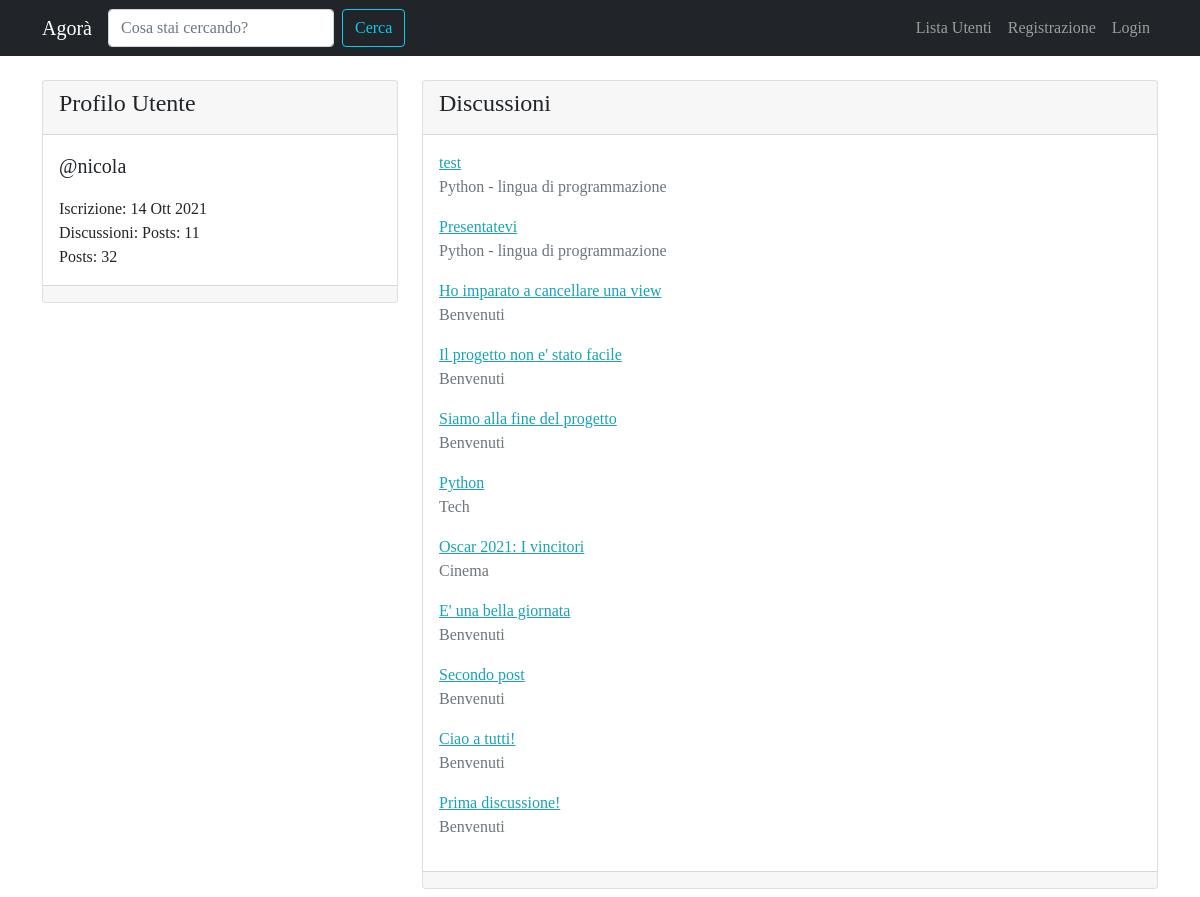
Screenshot of /user/nicola/ with the database file from the repository.
### forum/models.py (models this page shows, shortened)
class Discussione(models.Model):
    titolo = models.CharField(max_length=120)
    data_creazione = models.DateTimeField(auto_now_add=True)
    autore_discussione = models.ForeignKey(User, on_delete=models.CASCADE, related_name="discussioni")
    sezione_appartenenza = models.ForeignKey(Sezione, on_delete=models.CASCADE)
    def get_absolute_url(self):
        return reverse("visualizza_discussione", kwargs={"pk": self.pk})
    class Meta:
        verbose_name = "Discussione"
        verbose_name_plural = "Discussioni"

class Sezione(models.Model):
    nome_sezione = models.CharField(max_length=80)
    descrizione = models.CharField(max_length=150, blank=True, null=True)
    logo_sezione = models.ImageField(blank=True, null=True)
    def __str__(self):
        return self.nome_sezione
    class Meta:
        verbose_name = "Sezione"
        verbose_name_plural = "Sezioni"

### core/views.py (the view)
# urls.py: path('user/<str:username>/', views.user_profile_view, name='user_profile'),
def user_profile_view(request, username):
    user = get_object_or_404(User, username=username)
    discussioni_utente = Discussione.objects.filter(autore_discussione=user).order_by("-pk")
    context = {'user': user, 'discussioni_utente': discussioni_utente}
    return render(request, 'core/user_profile.html', context)

### core/templates/core/user_profile.html (shortened to what this page needs)
{% extends 'base.html' %}
{% block content %}
<div class="row mt-3">
    <div class="col-4">
        <div class="card my-2">
            <div class="card-header">
                <h4>{% if request.user == user %}Il Tuo {% endif %}Profilo Utente</h4>
            </div>
            <div class="card-body">
                <p class="lead">@{{ user }}</p>
                <p class="mb-0">Iscrizione: {{ user.date_joined|date:"d M Y" }}</p>
                <p class="mb-0">Discussioni: Posts: {{ user.discussioni.count }}</p>
                <p class="mb-0">Posts: {{ user.posts.count }}</p>
            </div>
            <div class="card-footer"></div>
        </div>
    </div>
    <div class="col-8">
        <div class="card my-2">
            <div class="card-header">
                <h4>Discussioni</h4>
            </div>
            <div class="card-body">
                {% for discussione in discussioni_utente %}
                    <a href="{{ discussione.get_absolute_url }}">{{ discussione.titolo }}</a>
                    <p class="text-muted">{{ discussione.sezione_appartenenza }}</p>
                {% empty %}
                    {% if request.user != user %}
                        <p>{{ user }} non ha creato alcuna discussione! </p>
                    {% else %}
                        <p>Non hai creato alcuna discussione, inizia subito!</p>
                    {% endif %}
                {% endfor %}
            </div>
            <div class="card-footer"></div>
        </div>
    </div>
</div>
{% endblock content %}

### static-storage/css/agora.css (style rules this page uses)
body { font-family: 'Slabo 27px', serif; }
a, a:hover { color: #17a2b8; }

### rows the page displays
Discussione: titolo "test", sezione_appartenenza "Python - lingua di programmazione"
Discussione: titolo "Presentatevi", sezione_appartenenza "Python - lingua di programmazione"
Discussione: titolo "Ho imparato a cancellare una view", sezione_appartenenza "Benvenuti"
Discussione: titolo "Il progetto non e' stato facile", sezione_appartenenza "Benvenuti"
Discussione: titolo "Siamo alla fine del progetto", sezione_appartenenza "Benvenuti"
Discussione: titolo "Python", sezione_appartenenza "Tech"
Discussione: titolo "Oscar 2021: I vincitori", sezione_appartenenza "Cinema"
Discussione: titolo "E' una bella giornata", sezione_appartenenza "Benvenuti"
Discussione: titolo "Secondo post", sezione_appartenenza "Benvenuti"
Discussione: titolo "Ciao a tutti!", sezione_appartenenza "Benvenuti"
Discussione: titolo "Prima discussione!", sezione_appartenenza "Benvenuti"

### other values shown
{{ user }} "nicola"
{{ user.date_joined|date:"d M Y" }} "14 Ott 2021"
{{ user.discussioni.count }} "11"
{{ user.posts.count }} "32"
